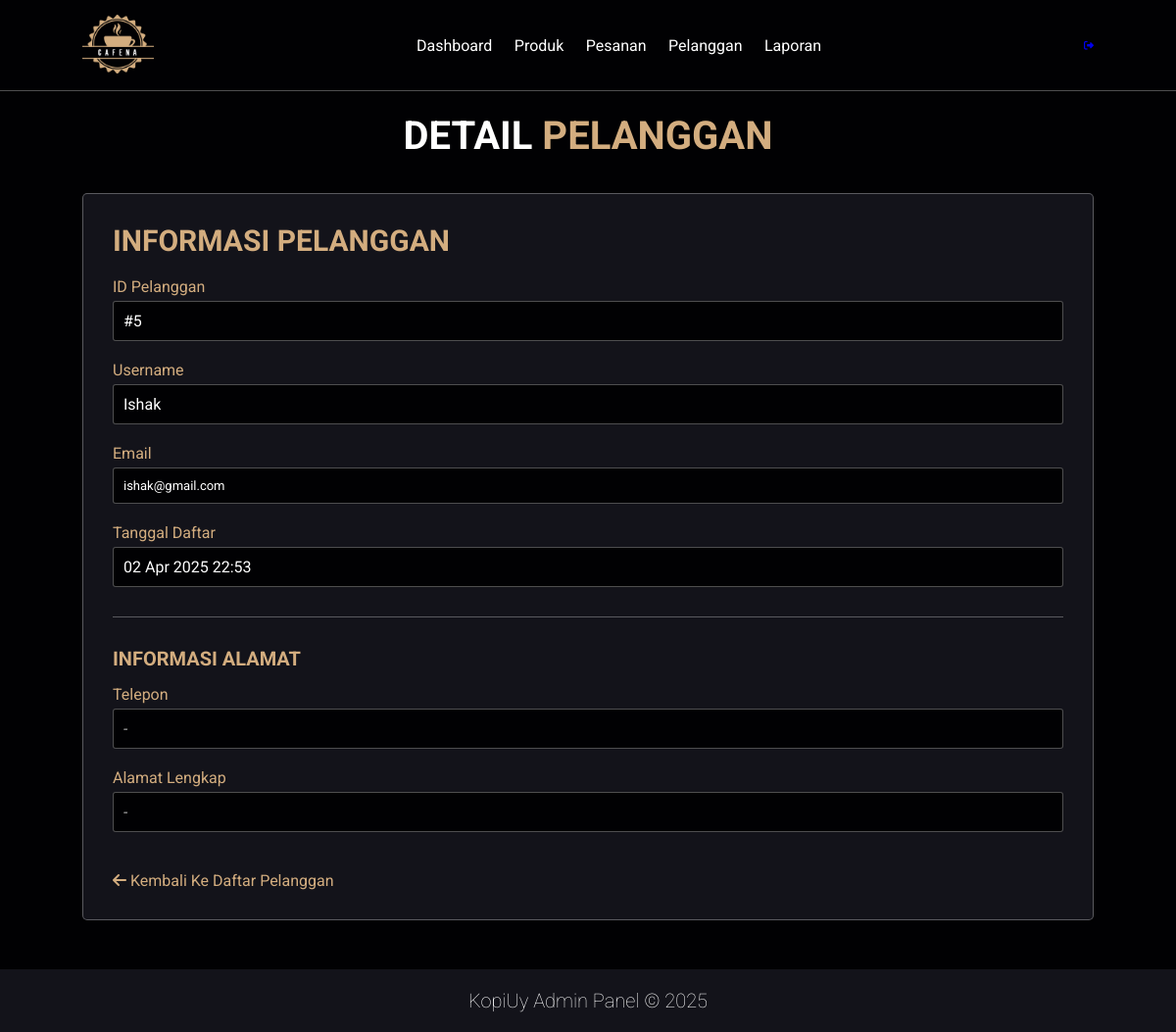
The page /admin/customer_detail.php?id=5 (signed in) on the database its author committed.
### tables this page shows
CREATE TABLE `users` (
  `id` int NOT NULL,
  `username` varchar(50) NOT NULL,
  `email` varchar(50) NOT NULL,
  `password` varchar(255) NOT NULL,
  `created_at` timestamp NULL DEFAULT CURRENT_TIMESTAMP
);

### admin/customer_detail.php (the view, shortened to what this page needs)
<?php
$customer_id = (int)$_GET['id'];
$customer = [];
$address = [];
$error_message = '';
try {
    $pdo = Database::getInstance()->getConnection();
    $stmt = $pdo->prepare("SELECT * FROM users WHERE id = ?");
    $stmt->execute([$customer_id]);
    $customer = $stmt->fetch(PDO::FETCH_ASSOC);
    $stmt = $pdo->prepare("SHOW TABLES LIKE 'addresses'");
    $stmt->execute();
    $addressTableExists = $stmt->fetch();
    if ($addressTableExists) {
        $tableName = $addressTableExists[0];
        $stmt = $pdo->prepare("SELECT * FROM $tableName WHERE user_id = ?");
        $stmt->execute([$customer_id]);
        $address = $stmt->fetch(PDO::FETCH_ASSOC);
    }
} catch (PDOException $e) {
    $error_message = "Terjadi kesalahan sistem.";
    error_log("Error di customer_detail.php: " . $e->getMessage());
} catch (Exception $e) {
    $error_message = $e->getMessage();
}
?>
<!DOCTYPE html>
<html lang="en">
<head>
    <link rel="stylesheet" href="../css/style.css">
    <link rel="stylesheet" href="https://cdnjs.cloudflare.com/ajax/libs/font-awesome/6.4.0/css/all.min.css">
</head>
<body>
    <header class="header">
        <a href="dashboard.php" class="logo">
            <img src="../images/logo.png" alt="KopiUy Logo" height="60">
        </a>
        <nav class="navbar">
            <a href="dashboard.php">Dashboard</a>
            <a href="products.php">Produk</a>
            <a href="orders.php">Pesanan</a>
            <a href="customers.php" class="active">Pelanggan</a>
            <a href="reports.php">Laporan</a>
        </nav>
        <div class="icons">
            <a href="logout.php" class="fas fa-sign-out-alt"></a>
        </div>
    </header>
    <section class="customer-detail-container">
        <h1 class="heading">Detail <span>Pelanggan</span></h1>
        <?php if (!empty($error_message)): ?>
            <div class="alert-error">
                <i class="fas fa-exclamation-circle"></i> <?= htmlspecialchars($error_message) ?>
            </div>
        <?php else: ?>
            <div class="customer-detail-card">
                <h2>Informasi Pelanggan</h2>
                <div class="detail-group">
                    <span class="detail-label">ID Pelanggan</span>
                    <span class="detail-value">#<?= htmlspecialchars($customer['id']) ?></span>
                </div>
                <div class="detail-group">
                    <span class="detail-label">Username</span>
                    <span class="detail-value"><?= htmlspecialchars($customer['username']) ?></span>
                </div>
                <div class="detail-group">
                    <span class="detail-label">Email</span>
                    <span class="detail-value email-small"><?= strtolower(htmlspecialchars($customer['email'])) ?></span>
                </div>
                <div class="detail-group">
                    <span class="detail-label">Tanggal Daftar</span>
                    <span class="detail-value"><?= date('d M Y H:i', strtotime($customer['created_at'])) ?></span>
                </div>
                <div class="address-section">
                    <h3>Informasi Alamat</h3>
                    <?php if (!empty($address)): ?>
                        <div class="detail-group">
                            <span class="detail-label">Telepon</span>
                            <span class="detail-value"><?= !empty($address['phone']) ? htmlspecialchars($address['phone']) : '<span class="no-address">-</span>' ?></span>
                        </div>
                        <div class="detail-group">
                            <span class="detail-label">Alamat Lengkap</span>
                            <span class="detail-value"><?= !empty($address['address']) ? htmlspecialchars($address['address']) : '<span class="no-address">-</span>' ?></span>
                        </div>
                    <?php else: ?>
                        <div class="detail-group">
                            <span class="no-address">Pelanggan belum menambahkan alamat</span>
                        </div>
                    <?php endif; ?>
                </div>
                <a href="customers.php" class="back-link">
                    <i class="fas fa-arrow-left"></i> Kembali ke Daftar Pelanggan
                </a>
            </div>
        <?php endif; ?>
    </section>
    <section class="footer">
        <div class="credit">
            <p>KopiUy Admin Panel &copy; <?= date('Y') ?></p>
        </div>
    </section>
</body>
</html>

### css/style.css (style rules this page uses)
:root { --main-color:#d3ad7f; --black:#13131a; --white:#ffffff; --red:#ff0000; --bg:#010103; --border:.1rem solid rgba(255,255,255,.3); }
* { font-family: 'Roboto', sans-serif; margin:0; padding:0; box-sizing: border-box; outline: none; border:none; text-decoration: none; text-transform: capitalize; transition: .2s linear; }
html { font-size: 62.5%; overflow-x: hidden; scroll-padding-top: 9rem; scroll-behavior: smooth; }
body { background: var(--bg); }
section { padding:2rem 7%; }
.heading { text-align: center; color:#fff; text-transform: uppercase; padding-bottom: 3.5rem; font-size: 4rem; }
.heading span { color:var(--main-color); text-transform: uppercase; }
.header { background: var(--bg); display: flex; align-items: center; justify-content: space-between; padding:1.5rem 7%; border-bottom: var(--border); position: fixed; top:0; left: 0; right: 0; z-index: 1000; }
.header .logo img { height: 6rem; }
.header .navbar a { margin:0 1rem; font-size: 1.6rem; color:#fff; }
.footer { background:var(--black); text-align: center; }
.footer .credit { color:#fff; font-weight: lighter; font-size: 2rem; }

### admin/customer_detail.php (style rules this page uses)
.customer-detail-container { margin-top: 9.5rem; padding: 2rem 7%; }
.customer-detail-card { background: var(--black); border: var(--border); border-radius: 0.5rem; padding: 3rem; margin-bottom: 3rem; }
.customer-detail-card h2 { font-size: 3rem; color: var(--main-color); margin-bottom: 2rem; text-transform: uppercase; }
.detail-group { margin-bottom: 2rem; }
.detail-label { font-size: 1.6rem; color: var(--main-color); margin-bottom: 0.5rem; display: block; }
.detail-value { font-size: 1.6rem; color: var(--white); padding: 1rem; background: var(--bg); border-radius: 0.3rem; display: block; border: var(--border); }
.address-section { margin-top: 3rem; padding-top: 3rem; border-top: var(--border); }
.address-section h3 { font-size: 2rem; color: var(--main-color); margin-bottom: 1.5rem; text-transform: uppercase; }
.back-link { display: inline-block; margin-top: 2rem; color: var(--main-color); font-size: 1.6rem; text-decoration: none; }
.email-small { font-size: 1.3rem; text-transform: lowercase; }
.no-address { color: #aaa; font-style: italic; }

### rows shown on the page
users: id "5", username "Ishak", email "ishak@gmail.com", created_at "02 Apr 2025 22:53"
